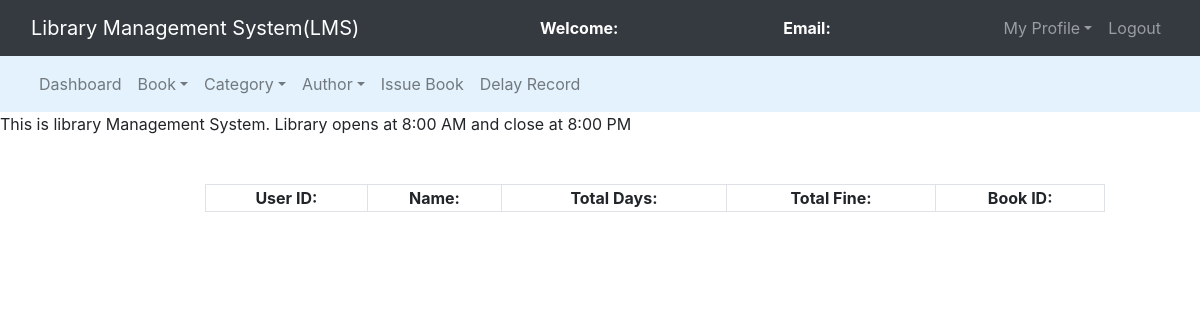
Page /admin/delay_display.php on the earlier database version.
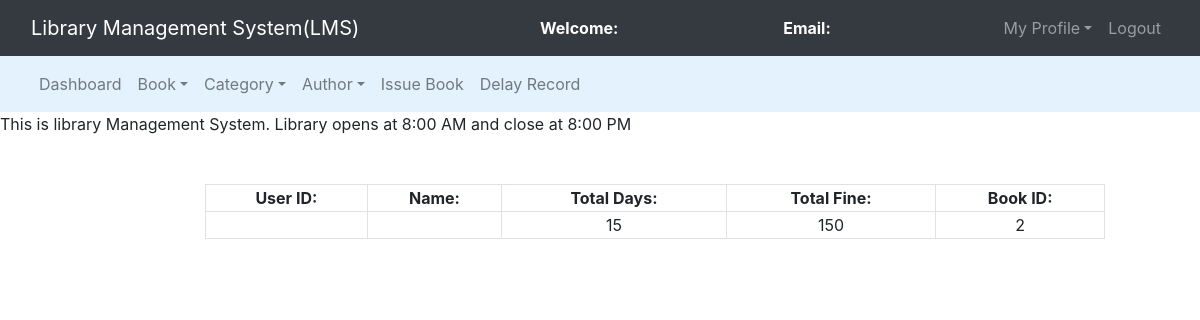
Same page on the later database version.
### tables this page shows
CREATE TABLE `delay` (
  `issue_id` int(11) NOT NULL,
  `name` varchar(50) NOT NULL,
  `total_days` int(11) NOT NULL,
  `total_fine` int(11) NOT NULL,
  `book_id` int(11) NOT NULL
);

### admin/delay_display.php (the view, shortened to what this page needs)
<?php
	$connection = mysqli_connect("localhost","root","");
	$query = "select * from delay";
?>
<!DOCTYPE html>
<html>
<head>
	<link rel="stylesheet" type="text/css" href="../bootstrap-4.4.1/css/bootstrap.min.css">
</head>
<body>
	<nav class="navbar navbar-expand-lg navbar-dark bg-dark">
		<div class="container-fluid">
			<div class="navbar-header">
				<a class="navbar-brand" href="index.php">Library Management System(LMS)</a>
			</div>
			<font style="color: white"><span><strong>Welcome: <?php echo $_SESSION['name'];?></strong></span></font>
			<font style="color: white"><span><strong>Email: <?php echo $_SESSION['email'];?></strong></span></font>
			<ul class="nav navbar-nav navbar-right">
				<li class="nav-item dropdown">
					<a class="nav-link dropdown-toggle" data-toggle="dropdown">My Profile</a>
				</li>
				<li class="nav-item"><a class="nav-link" href="../logout.php">Logout</a></li>
			</ul>
		</div>
	</nav>
<nav class="navbar navbar-expand-lg navbar-light" style="background-color: #e3f2fd">
	<div class="container-fluid">
		<ul class="nav navbar-nav navbar-center">
			<li class="nav-item">
				<a href="admin_dashboard.php" class="nav-link">Dashboard</a>
			</li>
			<li class="nav-item dropdown">
				<a class="nav-link dropdown-toggle" data-toggle="dropdown">Book</a>
			</li>
			<li class="nav-item dropdown">
				<a class="nav-link dropdown-toggle" data-toggle="dropdown">Category</a>
			</li>
			<li class="nav-item dropdown">
				<a class="nav-link dropdown-toggle" data-toggle="dropdown">Author</a>
			</li>
			<li class="nav-item">
				<a href="issue_book.php" class="nav-link">Issue Book</a>
			</li>
			<li class="nav-item">
				<a href="delay_display.php" class="nav-link">Delay Record</a>
			</li>
		</ul>
	</div>
</nav>
<span><marquee>This is library Management System. Library opens at 8:00 AM and close at 8:00 PM</marquee></span><br><br>
<div class="row">
	<div class="col-md-2"></div>
	<div class="col-md-8">
		<form>
			<table class="table-bordered" width="900px" style="text-align: center">
				<tr>
					<th>User ID:</th>
					<th>Name:</th>
					<th>Total Days:</th>
					<th>Total Fine:</th>
					<th>Book ID:</th>
				</tr>
				<?php
					$query_run = mysqli_query($connection,$query);
					while($row = mysqli_fetch_assoc($query_run)){
						$user_id = $row['user_id'];
						$name = $row['name'];
						$total_days = $row['total_days'];
						$total_fine = $row['total_fine'];
						$book_id = $row['book_id'];
				?>
						<tr>
							<td><?php echo $user_id;?></td>
							<td><?php echo $name;?></td>
							<td><?php echo $total_days;?></td>
							<td><?php echo $total_fine;?></td>
							<td><?php echo $book_id;?></td>
						</tr>
						<?php
					}
				?>
			</table>
		</form>
</div>
</body>
</html>

Differences in the rows shown:
added delay: total_days "15", total_fine "150", book "2"
